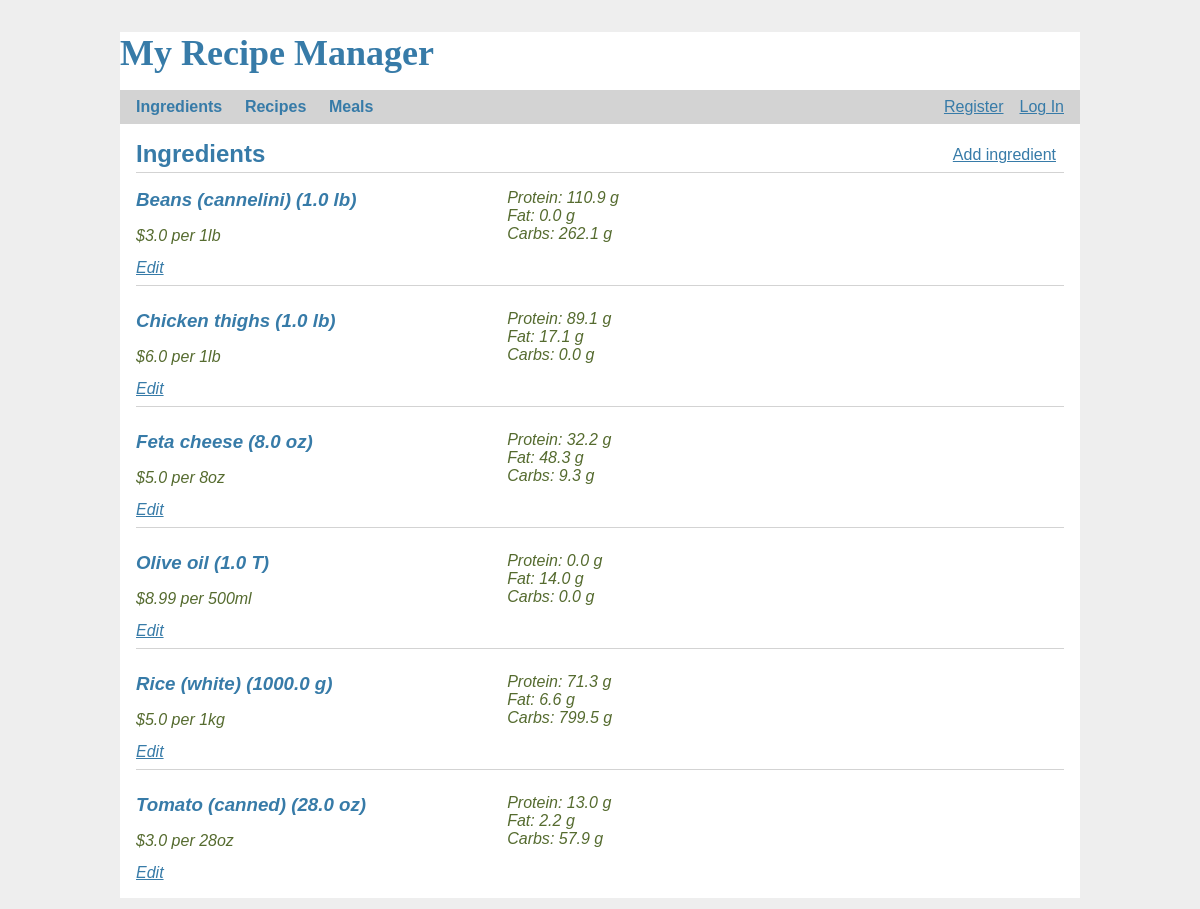
The page /ingredients/ on the database as committed earlier.
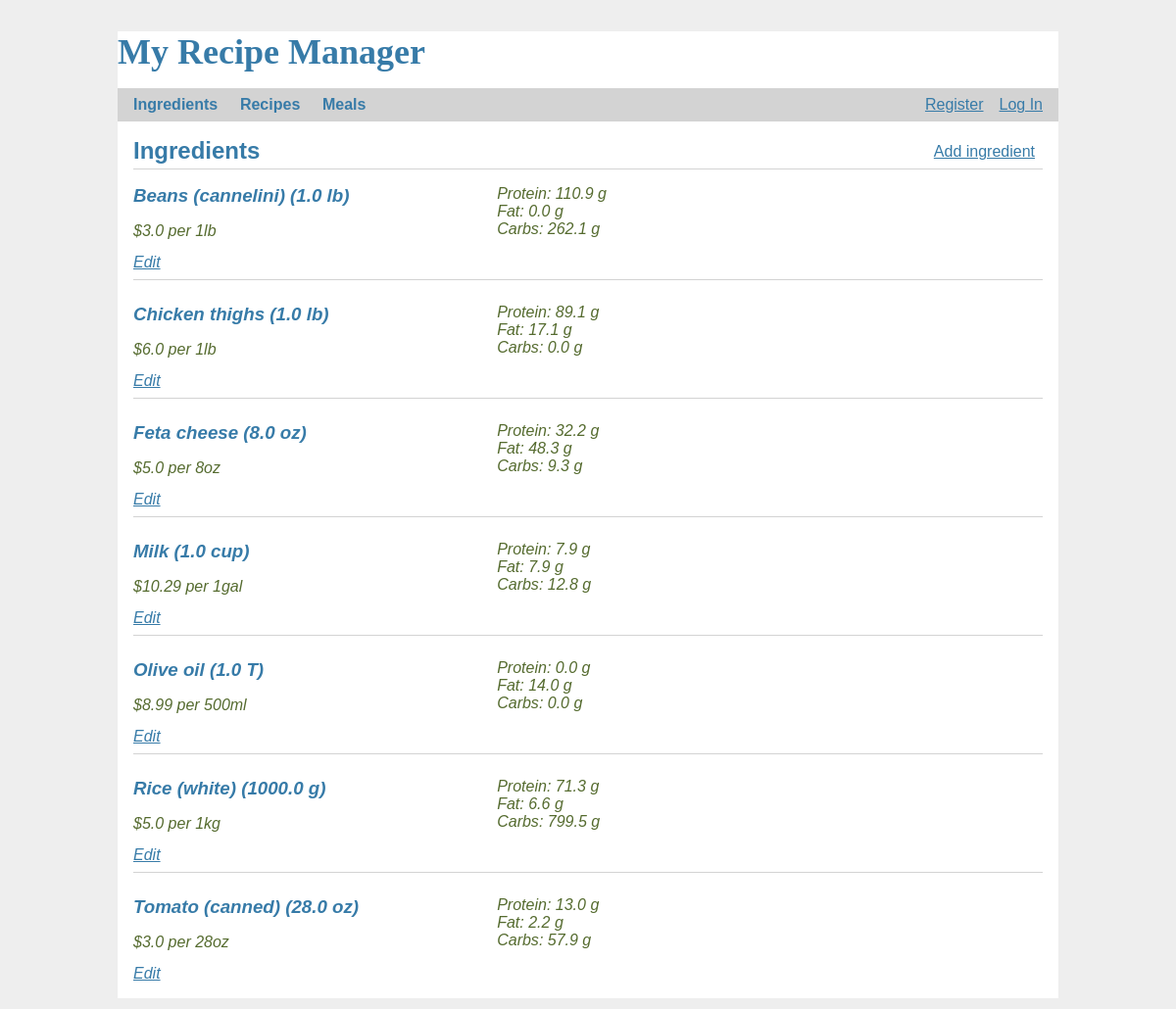
The same page on the database as committed later.
### tables this page shows
CREATE TABLE ingredient (
  id INTEGER PRIMARY KEY,
  name TEXT NOT NULL UNIQUE,
  name_key TEXT NOT NULL UNIQUE, --no whitespace, lowercase
  portion_size FLOAT(2) NOT NULL,
  portion_size_unit TEXT CHECK ( portion_size_unit in ('g', 'kg', 'oz', 'lb', 'cup', 'ml', 'l', 'gal', 'T', 't', 'in', 'unit') ) NOT NULL,
  portion_converted FLOAT(2) NOT NULL, --will be only in grams or in mls
  protein FLOAT(1) NOT NULL,
  fat FLOAT(1) NOT NULL,
  carbs FLOAT(1) NOT NULL,
  calories INT NOT NULL,
  price INT, --this is in cents to avoid float representation issues
  price_size FLOAT(2), --{{1.5}} in i.5lb bag for instance
  price_size_unit TEXT CHECK ( portion_size_unit in ('g', 'kg', 'oz', 'lb', 'cup', 'ml', 'l', 'gal', 'T', 't', 'in', 'unit') ),
  price_converted FLOAT(2), --price converted to g or ml
  tag TEXT CHECK (tag in ('carbs', 'fats', 'proteins', 'vegetables', 'legumes', 'fruit', 'nuts', 'sauces', 'dairy', 'spices', 'others')),
  notes TEXT
);

### app/ingredients.py (the view)
@bp.route('/')
def index():
    db = get_db()
    ingredients = db.execute(
        'SELECT * FROM ingredient ORDER BY name ASC'
    ).fetchall()
    return render_template('ingredients/index.html', ingredients=ingredients)

### app/auth.py (called while the page is built)
@bp.before_app_request
def load_logged_in_user():
    user_id = session.get("user_id")
    if user_id is None:
        g.user = None
    else:
        g.user = (
            get_db().execute("SELECT * FROM user WHERE id = ?", (user_id,)).fetchone()
        )

### app/db.py (called while the page is built)
def get_db():
    if "db" not in g:
        g.db = sqlite3.connect(
            current_app.config["DATABASE"], detect_types=sqlite3.PARSE_DECLTYPES
        )
        g.db.row_factory = sqlite3.Row
    return g.db

### app/templates/ingredients/index.html
{% extends 'base.html' %}
{% block header %}
    <h1>{% block title %}Ingredients{% endblock %}</h1>
    <a class="action" href="{{ url_for('ingredients.create') }}">Add ingredient</a>
{% endblock %}
{% block content %}
    {% for ingredient in ingredients %}
        <article class="ingredient">
            <div style="width: 40%; float:left">
                <h1>{{ ingredient['name'] }}
                    ({{ ingredient['portion_size'] }} {{ ingredient['portion_size_unit'] }})</h1>
                ${{ ingredient['price']/100 }} per {{ ingredient['price_size']|int }}{{ ingredient['price_size_unit'] }}
            </div>
            <div style="width: 40%; float:left">
                <p><em>Protein</em>: {{ ingredient['protein'] }} g
                    <br><em>Fat</em>: {{ ingredient['fat'] }} g
                    <br> <em>Carbs</em>: {{ ingredient['carbs'] }} g
                </p>
            </div>
            <div style="width: 20%">
                <a class="action" href="{{ url_for('ingredients.update', name_key=ingredient['name_key']) }}">Edit
                </a>
            </div>
        </article>
        {% if not loop.last %}
            <hr>
        {% endif %}
    {% endfor %}
{% endblock %}

### app/templates/base.html (shortened to what this page needs)
<!doctype html>
<link rel="stylesheet" href="{{ url_for('static', filename='style.css') }}">
<link rel="stylesheet" href="https://maxcdn.bootstrapcdn.com/font-awesome/4.7.0/css/font-awesome.min.css">
<link href="https://cdn.jsdelivr.net/npm/select2@4.0.12/dist/css/select2.min.css" rel="stylesheet"/>
<h1 style="color: #377ba8; font-size: 36px; font-family: 'Calisto MT'">My Recipe Manager</h1>
<nav>
    <h1>
        <div class="dropdown">
            <button class="dropbtn">Ingredients</button>
        </div>
        <div class="dropdown">
            <button class="dropbtn">Recipes</button>
        </div>
        <div class="dropdown">
            <button class="dropbtn">Meals</button>
        </div>
    </h1>
    <ul>
        {% if g.user %}
            <li><span>{{ g.user['username'] }}</span>
            <li><a href="{{ url_for('auth.logout') }}">Log Out</a>
                {% else %}
            <li><a href="{{ url_for('auth.register') }}">Register</a>
            <li><a href="{{ url_for('auth.login') }}">Log In</a>
        {% endif %}
    </ul>
</nav>
<section class="content">
    <header>
        {% block header %}{% endblock %}
    </header>
    {% block content %}{% endblock %}
</section>

### app/static/style.css (style rules this page uses)
h1 { font-family: Verdana, sans-serif; color: #377ba8; margin: 1rem 0; }
a { color: #377ba8; }
hr { border: none; border-top: 1px solid lightgray; }
nav { background: lightgray; display: flex; align-items: center; padding: 0 0.5rem; }
nav h1 { flex: auto; margin: 0; }
nav ul { display: flex; list-style: none; margin: 0; padding: 0; }
nav ul li a, nav ul li span, header .action { display: block; padding: 0.5rem; }
.content { padding: 0 1rem 1rem; }
.content > header { border-bottom: 1px solid lightgray; display: flex; align-items: flex-end; }
.content > header h1 { flex: auto; margin: 1rem 0 0.25rem 0; }
.ingredient { color: darkolivegreen; font-style: italic; }
.dropbtn { background-color: lightgray; font-family: Georgia, sans-serif; color: #377ba8; padding: 8px; font-size: 16px; font-weight: bold; border: none; }
.dropdown { position: relative; display: inline-block; }

Rows that differ between the two databases and show on the page:
added ingredient: name "Milk", portion_size "1.0", portion_size_unit "cup", ingredient['price']/100 "10.29", price_size "1", price_size_unit "gal", protein "7.9", fat "7.9", carbs "12.8"
